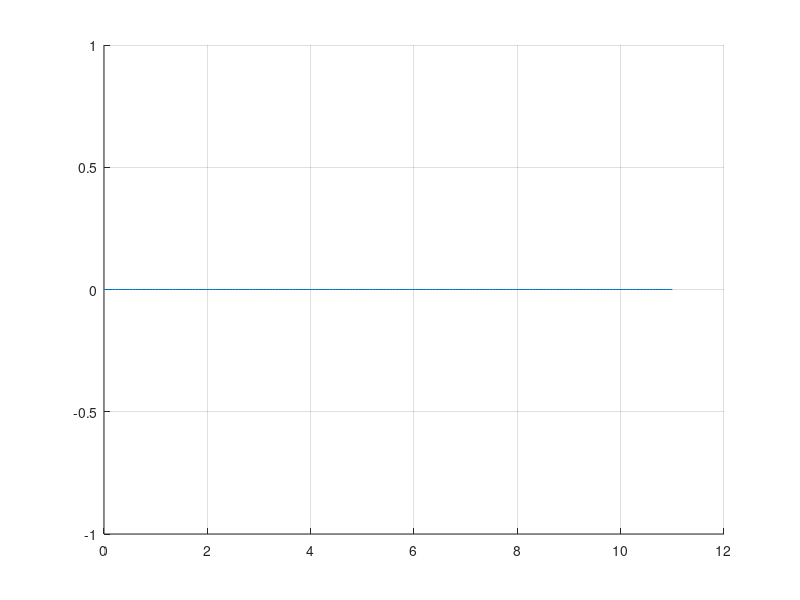

Reproduce this figure in MATLAB. (Note: this script raises an error after producing the figure.)
fun = @(x) x.^2;
%fun1= @(x) cos(x);
q=integral(fun,0,10);

x=linspace(0,11,200);
%plot(x,fun1(x),'b') 

hold on
grid on;
plot(x,zeros(size(x)))
%pgon = polyshape([0 0 1 3], [0 3 3 5]);
%plot(pgon)

ax = gca;
ax.XAxisLocation = 'origin';
ax.YAxisLocation = 'origin';

colororder('#00C76B')
plot(x,fun(x));
for v = 0.0:0.5:10.0
    a = polyshape([v v v+0.5 v+0.5],[0 fun(v) fun(v+0.5) 0]);
    plot(a)
end
plot(x,fun(x),'b');
hold off